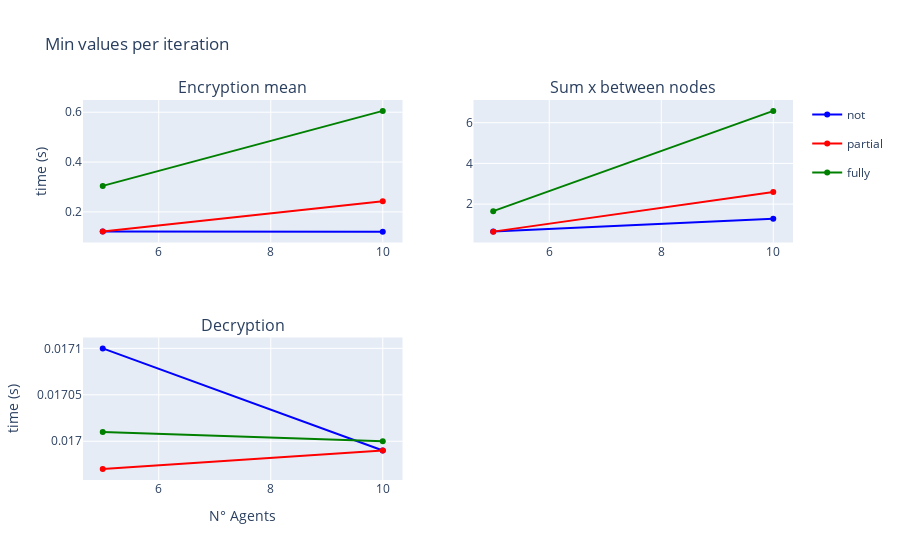

Write notebook code for a chart like this one.
### Markdown cell above
### Components - Min time per iteration

### Code cell
fig = make_subplots(rows=2, cols=2, subplot_titles=("Encryption mean", "Sum x between nodes", "Decryption"))
fig.add_trace(go.Scatter(x=to_plot_enc_min.index, y=to_plot_enc_min['not'], name='not', legendgroup='not', line=dict(color='blue')), row=1, col=1)
fig.add_trace(go.Scatter(x=to_plot_enc_min.index, y=to_plot_enc_min['partial'], name = 'partial', legendgroup='partial', line=dict(color='red')), row=1, col=1)
fig.add_trace(go.Scatter(x=to_plot_enc_min.index, y=to_plot_enc_min['fully'], name='fully', legendgroup='fully', line=dict(color='green')), row=1, col=1)

fig.add_trace(go.Scatter(x=to_plot_sum_min.index, y=to_plot_sum_min['not'], name='not', legendgroup='not', line=dict(color='blue'), showlegend=False), row=1, col=2)
fig.add_trace(go.Scatter(x=to_plot_sum_min.index, y=to_plot_sum_min['partial'], name='partial', legendgroup='partial', line=dict(color='red'), showlegend=False), row=1, col=2)
fig.add_trace(go.Scatter(x=to_plot_sum_min.index, y=to_plot_sum_min['fully'], name='fully', legendgroup='fully', line=dict(color='green'), showlegend=False), row=1, col=2)

fig.add_trace(go.Scatter(x=to_plot_dec_min.index, y=to_plot_dec_min['not'], name='not', legendgroup='not', line=dict(color='blue'), showlegend=False), row=2, col=1)
fig.add_trace(go.Scatter(x=to_plot_dec_min.index, y=to_plot_dec_min['partial'], name='partial', legendgroup='partial', line=dict(color='red'), showlegend=False), row=2, col=1)
fig.add_trace(go.Scatter(x=to_plot_dec_min.index, y=to_plot_dec_min['fully'], name='fully', legendgroup='fully', line=dict(color='green'), showlegend=False), row=2, col=1)

fig.update_yaxes(title_text="time (s)", row=1, col=1)
fig.update_yaxes(title_text="time (s)", row=2, col=1)
fig.update_xaxes(title_text="N° Agents", row=2, col=1)
fig.update_xaxes(title_text="N° Agents", row=2, col=2)

fig.update_layout(title='Min values per iteration')

fig.show()

### Figure 1 — Plotly figure (JSON) as saved in the notebook; plotly's stock layout.template omitted (floating-point values rounded to 4 significant figures)
{"data": [{"legendgroup": "not", "line": {"color": "blue"}, "name": "not", "type": "scatter", "x": [5, 10], "xaxis": "x", "y": [0.1217, 0.1208], "yaxis": "y"}, {"legendgroup": "partial", "line": {"color": "red"}, "name": "partial", "type": "scatter", "x": [5, 10], "xaxis": "x", "y": [0.1211, 0.2429], "yaxis": "y"}, {"legendgroup": "fully", "line": {"color": "green"}, "name": "fully", "type": "scatter", "x": [5, 10], "xaxis": "x", "y": [0.3043, 0.6054], "yaxis": "y"}, {"legendgroup": "not", "line": {"color": "blue"}, "name": "not", "showlegend": false, "type": "scatter", "x": [5, 10], "xaxis": "x2", "y": [0.6508, 1.284], "yaxis": "y2"}, {"legendgroup": "partial", "line": {"color": "red"}, "name": "partial", "showlegend": false, "type": "scatter", "x": [5, 10], "xaxis": "x2", "y": [0.6458, 2.589], "yaxis": "y2"}, {"legendgroup": "fully", "line": {"color": "green"}, "name": "fully", "showlegend": false, "type": "scatter", "x": [5, 10], "xaxis": "x2", "y": [1.652, 6.582], "yaxis": "y2"}, {"legendgroup": "not", "line": {"color": "blue"}, "name": "not", "showlegend": false, "type": "scatter", "x": [5, 10], "xaxis": "x3", "y": [0.0171, 0.01699], "yaxis": "y3"}, {"legendgroup": "partial", "line": {"color": "red"}, "name": "partial", "showlegend": false, "type": "scatter", "x": [5, 10], "xaxis": "x3", "y": [0.01697, 0.01699], "yaxis": "y3"}, {"legendgroup": "fully", "line": {"color": "green"}, "name": "fully", "showlegend": false, "type": "scatter", "x": [5, 10], "xaxis": "x3", "y": [0.01701, 0.017], "yaxis": "y3"}], "layout": {"annotations": [{"font": {"size": 16}, "showarrow": false, "text": "Encryption mean", "x": 0.225, "xanchor": "center", "xref": "paper", "y": 1, "yanchor": "bottom", "yref": "paper"}, {"font": {"size": 16}, "showarrow": false, "text": "Sum x between nodes", "x": 0.775, "xanchor": "center", "xref": "paper", "y": 1, "yanchor": "bottom", "yref": "paper"}, {"font": {"size": 16}, "showarrow": false, "text": "Decryption", "x": 0.225, "xanchor": "center", "xref": "paper", "y": 0.375, "yanchor": "bottom", "yref": "paper"}], "title": {"text": "Min values per iteration"}, "xaxis": {"anchor": "y", "domain": [0, 0.45]}, "xaxis2": {"anchor": "y2", "domain": [0.55, 1]}, "xaxis3": {"anchor": "y3", "domain": [0, 0.45], "title": {"text": "N° Agents"}}, "xaxis4": {"anchor": "y4", "domain": [0.55, 1], "title": {"text": "N° Agents"}}, "yaxis": {"anchor": "x", "domain": [0.625, 1], "title": {"text": "time (s)"}}, "yaxis2": {"anchor": "x2", "domain": [0.625, 1]}, "yaxis3": {"anchor": "x3", "domain": [0, 0.375], "title": {"text": "time (s)"}}, "yaxis4": {"anchor": "x4", "domain": [0, 0.375]}}}
